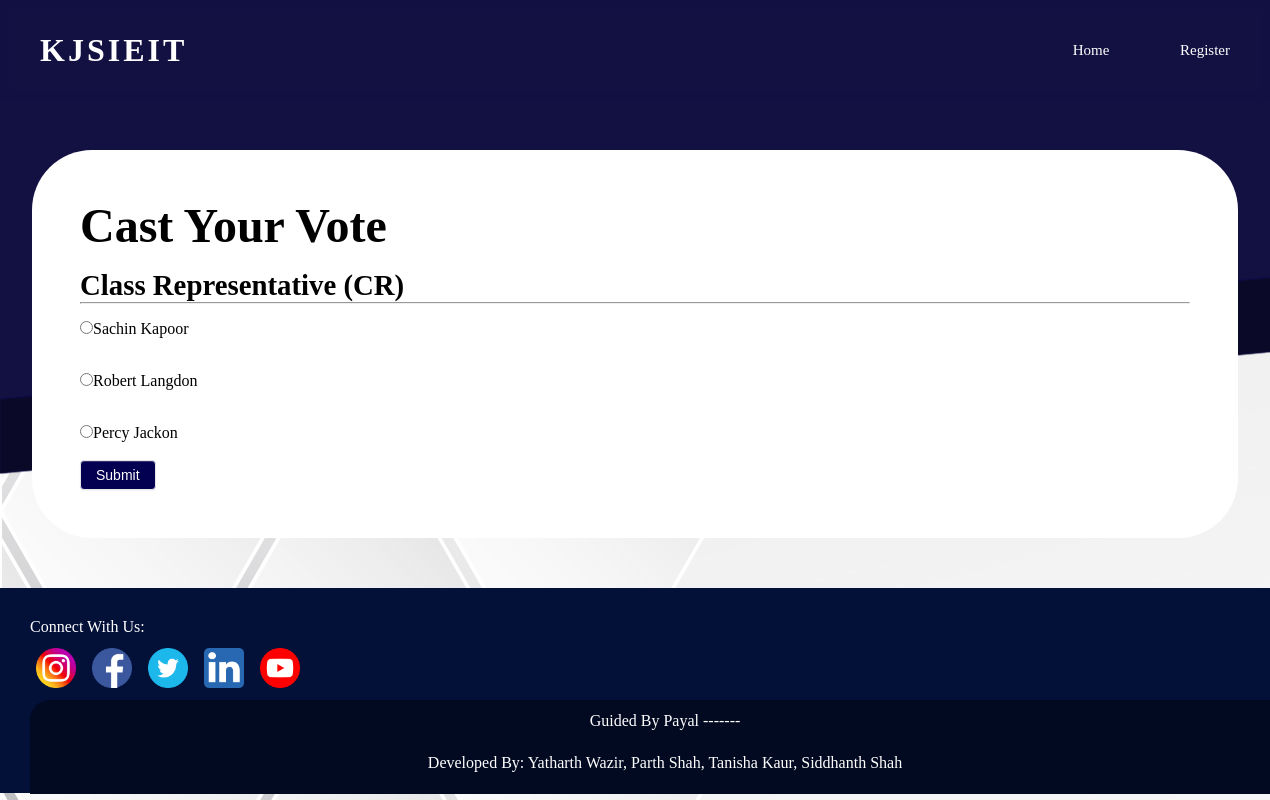
The page /a-vote/1/ on the database its author committed.
### vote/models.py (models this page shows, shortened)
class ADivPoll(models.Model):
    Elections_for = models.TextField(max_length=30, null=True)
    candidate_1 = models.CharField(max_length=30, null=True)
    candidate_2 = models.CharField(max_length=30, null=True)
    candidate_3 = models.CharField(max_length=30, null=True)
    candidate_1_count = models.IntegerField(default=0)
    candidate_2_count = models.IntegerField(default=0)
    candidate_3_count = models.IntegerField(default=0)

### vote/views.py (the view, shortened to what this page needs)
# urls.py: path('a-vote/<int:vote_id>/', views.voteA, name='a-vote'),
def voteA(request,vote_id):
    poll=ADivPoll.objects.get(pk=vote_id)
    context={"poll":poll}
    return render(request, "vote/vote.html", context)

### vote/templates/vote/vote.html (shortened to what this page needs)
{% extends 'vote/navbar.html' %}
{% block content %}
<!DOCTYPE html>
<html lang="en">
<head>
    {% load static %}
    <link rel="stylesheet" href="{% static 'vote/css/evote.css' %}">
</head>
<body>
        <div class="panel">
            <div class="panel-heading"><h1>Cast Your Vote</h1></div>
            <div class="panel-body">
                    <div class="title">
                        <h2>{{poll.Elections_for}}</h2>
                    </div>
                        <hr>
                    <form method="POST">
                        <div class="form-group">
                            <div class="radio">
                                <label><input type="radio" name="poll" value="option1" required>{{poll.candidate_1}}
                                    </label> &nbsp;
                                <label><input type="radio" name="poll" value="option2" required>{{poll.candidate_2}}
                                    </label> &nbsp;
                                <label><input type="radio" name="poll" value="option3" required>{{poll.candidate_3}}
                                    </label> &nbsp;
                            </div>
                        </div>
                        <button type="submit" class="btn">
                            Submit
                        </button>
                    </form>
            </div>
        </div>
</body>
</html>
{% endblock %}

### vote/static/vote/css/navbar.css (style rules this page uses)
* { text-decoration: none; list-style: none; padding: 0; margin:0; }
body { font-family: Verdana; background-repeat: repeat-y; background-size: cover; background-color: aliceblue; }

### vote/static/vote/css/evote.css (style rules this page uses)
body { background: url(/static/images/Navbar.png) no-repeat, url(/static/images/WBG.jpg); background-size: auto; transition: background 2.2s; overflow-x: hidden; }
.go body { background: url(/static/images/Navbar.png) no-repeat, url(/static/images/Navbarb.png) no-repeat, url(/static/images/WBG.jpg); background-size: auto; }
.panel { margin: 2rem; padding: 3rem; border-radius: 60px; background-color: white; }
.panel-heading { font-size: 1.5rem; }
.title { font-size: 1.2rem; padding-top: 1rem; }
.radio { display: flex; flex-direction: column; justify-content: left; }
.radio label { padding-top: 1rem; }
.btn { display: inline-block; *display: inline; *zoom: 1; padding: 5px 15px 5px 15px; margin-bottom: 0; font-size: 14px; line-height: 18px; color: #ffffff; text-align: center; vertical-align: middle; background-color: #030051; filter: progid:dximagetransform.microsoft.gradient(startColorstr=#ffffff, endColorstr=#e6e6e6, GradientType=0); border-color: #e6e6e6 #e6e6e6 #e6e6e6; border-color: rgba(0, 0, 0, 0.1) rgba(0, 0, 0, 0.1) rgba(0, 0, 0, 0.25); border: 1px solid #e6e6e6; -webkit-border-radius: 4px; -moz-border-radius: 4px; border-radius: 4px; -webkit-box-shadow: inset 0 1px 0 rgba(255, 255, 255, 0.2), 0 1px 2px rgba(0, 0, 0, 0.05); -moz-box-shadow: inset 0 1px 0 rgba(255, 255, 255, 0.2), 0 1px 2px rgba(0, 0, 0, 0.05); box-shadow: inset 0 1px 0 rgba(255, 255, 255, 0.2), 0 1px 2px rgba(0, 0, 0, 0.05); cursor: pointer; *margin-left: .3rem; }

### rows shown on the page
ADivPoll: Elections_for "Class Representative (CR)", candidate_1 "Sachin Kapoor", candidate_2 "Robert Langdon", candidate_3 "Percy Jackon"
